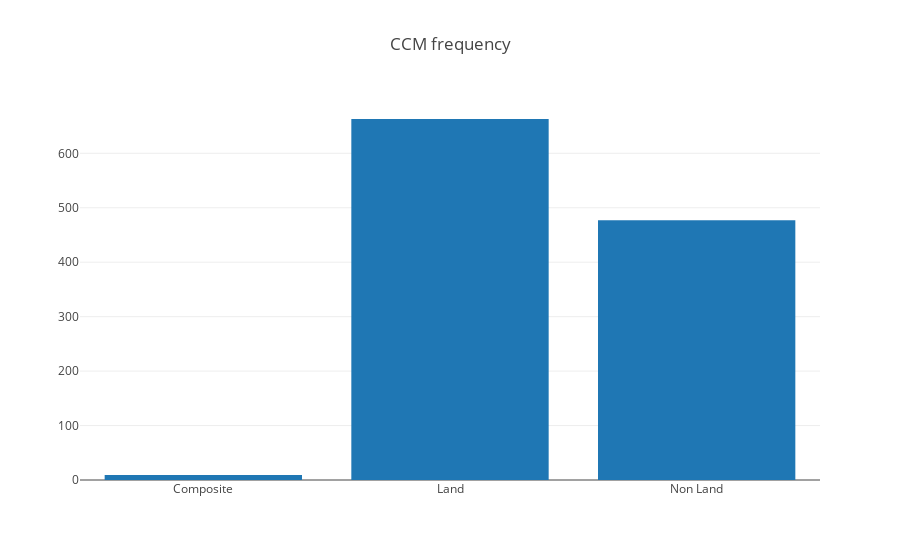

Write notebook code for a chart like this one.
### Code cell
val (x, y) = typeZeroCCM.toList.unzip
Bar(x, y).plot(title="CCM frequency")

### Figure 1 — Plotly figure (JSON) as saved in the notebook; plotly's stock layout.template omitted (floating-point values rounded to 4 significant figures)
{"data": [{"type": "bar", "x": ["Composite", "Land", "Non Land"], "y": [9, 663, 477]}], "layout": {"autosize": true, "title": {"text": "CCM frequency"}, "xaxis": {"autorange": true, "range": [-0.5, 2.5], "type": "category"}, "yaxis": {"autorange": true, "range": [0, 697.9], "type": "linear"}}}
